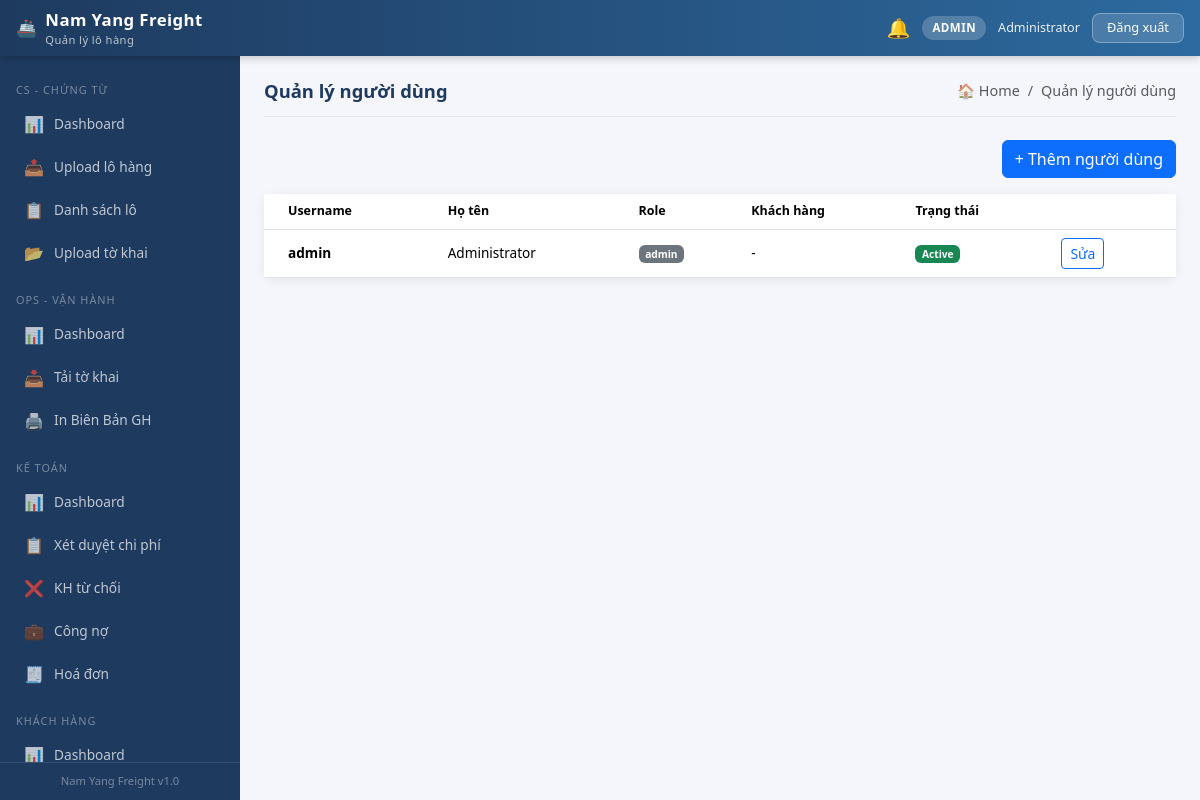
/?page=admin.users (signed in), run on the app's committed database.
### tables this page shows
CREATE TABLE users (
  id INT PRIMARY KEY AUTO_INCREMENT,
  username VARCHAR(50) UNIQUE NOT NULL,
  password VARCHAR(255) NOT NULL,
  full_name VARCHAR(100),
  role ENUM('admin','cs','ops','driver','accounting','customer') NOT NULL,
  customer_id INT NULL,
  is_active TINYINT DEFAULT 1,
  created_at TIMESTAMP DEFAULT NOW()
);

### controllers/AdminController.php (called while the page is built, shortened)
<?php
class AdminController {
    public function users() {
        $db    = getDB();
        $users = $db->query("
            SELECT u.*, c.customer_code
            FROM users u
            LEFT JOIN customers c ON u.customer_id = c.id
            ORDER BY u.role, u.full_name
        ")->fetchAll();
        $viewTitle = 'Quản lý người dùng';
        include __DIR__ . '/../views/layouts/main.php';
    }
}

### views/admin/users.php (the view, shortened to what this page needs)
<div class="d-flex justify-content-end mb-3">
  <button class="btn btn-primary" data-bs-toggle="modal" data-bs-target="#userModal"
          onclick="resetForm()">+ Thêm người dùng</button>
</div>
<div class="card" style="border:none;border-radius:12px;box-shadow:0 2px 12px rgba(0,0,0,0.07)">
  <div class="card-body p-0">
    <div class="table-responsive">
      <table class="table table-hover mb-0 align-middle" style="font-size:0.85rem">
        <thead style="background:#f8fafc;color:#64748b;font-size:0.78rem">
          <tr>
            <th class="ps-4">Username</th>
            <th>Họ tên</th>
            <th>Role</th>
            <th>Khách hàng</th>
            <th>Trạng thái</th>
            <th></th>
          </tr>
        </thead>
        <tbody>
          <?php foreach ($users as $u): ?>
          <tr>
            <td class="ps-4 fw-semibold"><?= htmlspecialchars($u['username']) ?></td>
            <td><?= htmlspecialchars($u['full_name'] ?? '') ?></td>
            <td><span class="badge bg-secondary"><?= $u['role'] ?></span></td>
            <td><?= htmlspecialchars($u['customer_code'] ?? '-') ?></td>
            <td>
              <span class="badge bg-<?= $u['is_active']?'success':'danger' ?>">
                <?= $u['is_active'] ? 'Active' : 'Inactive' ?>
              </span>
            </td>
            <td class="pe-3">
              <button class="btn btn-sm btn-outline-primary"
                      onclick='editUser(<?= json_encode($u) ?>)'>Sửa</button>
            </td>
          </tr>
          <?php endforeach; ?>
        </tbody>
      </table>
    </div>
  </div>
</div>

### index.php (shortened to what this page needs)
<?php
$page = $_GET['page'] ?? '';
switch ($page) {
case 'admin.users':
    (new AdminController())->users();
    break;
}

### views/layouts/main.php (shortened to what this page needs)
<?php
$role        = $_SESSION['role'] ?? '';
$currentPage = $_GET['page'] ?? '';
$navItems = $menus[$role] ?? [];
?>
<!DOCTYPE html>
<html lang="vi">
<head>
  <link href="https://cdn.jsdelivr.net/npm/bootstrap@5.3.2/dist/css/bootstrap.min.css" rel="stylesheet">
</head>
<body>
<div id="topbar">
  <div class="brand">
    <span>🚢</span>
    <div>
      <div><?= APP_NAME ?></div>
      <div class="brand-sub">Quản lý lô hàng</div>
    </div>
  </div>
  <div class="topbar-right">
    <div class="notif-wrap"
         onclick="location.href='<?= BASE_URL ?>/?page=notifications'"
         title="Thông báo">
      <span class="notif-icon">🔔</span>
    </div>
    <span class="role-badge"><?= strtoupper($role) ?></span>
    <span class="small d-none d-md-inline" style="opacity:0.9">
      <?= htmlspecialchars($_SESSION['full_name'] ?? $_SESSION['username'] ?? '') ?>
    </span>
    <a href="<?= BASE_URL ?>/?page=logout"
       class="btn-logout"
       onclick="return confirm('Đăng xuất khỏi hệ thống?')">
      Đăng xuất
    </a>
  </div>
</div>
<nav id="sidebar">
  <div style="padding-top:8px;padding-bottom:60px">
    <?php foreach ($navItems as $item):
      if (isset($item['type']) && $item['type'] === 'header'): ?>
      <div class="sidebar-header"><?= htmlspecialchars($item['label']) ?></div>
      <?php continue; endif;
      [$page, $icon, $label] = $item;
      $prefix = explode('.', $page)[0];
      $active = ($currentPage === $page)
             || (strpos($currentPage, $prefix . '.') === 0 && $prefix !== 'admin');
    ?>
    <a href="<?= BASE_URL ?>/?page=<?= $page ?>"
       class="nav-link-item <?= $active ? 'active' : '' ?>">
      <span class="nav-icon"><?= $icon ?></span>
      <?= htmlspecialchars($label) ?>
    </a>
    <?php endforeach; ?>
  </div>
  <div class="sidebar-footer" style="position:sticky;bottom:0;background:var(--primary)">
    <?= APP_NAME ?> v1.0
  </div>
</nav>
<main id="main-content">
  <div class="page-header">
    <h4><?= htmlspecialchars($viewTitle ?? '') ?></h4>
    <nav aria-label="breadcrumb">
      <ol class="breadcrumb mb-0 small">
        <li class="breadcrumb-item">
          <a href="<?= BASE_URL ?>/?page=<?= $role ?>.dashboard"
             class="text-decoration-none text-muted">🏠 Home</a>
        </li>
        <li class="breadcrumb-item active text-muted">
          <?= htmlspecialchars($viewTitle ?? '') ?>
        </li>
      </ol>
    </nav>
  </div>
  <?php include $viewFile; ?>
</main>
</body>
</html>

### views/layouts/main.php (style rules this page uses)
:root { --sidebar-w: 240px; --topbar-h: 56px; --primary: #1e3a5f; --primary-light: #2d6a9f; }
* { box-sizing: border-box; }
body { background: #f4f6fb; font-family: 'Segoe UI', sans-serif; font-size: 0.9rem; margin: 0; }
#topbar { position: fixed; top: 0; left: 0; right: 0; height: var(--topbar-h); background: linear-gradient(90deg, var(--primary), var(--primary-light)); color: #fff; display: flex; align-items: center; padding: 0 1rem; z-index: 1000; box-shadow: 0 2px 8px rgba(0,0,0,0.2); }
#topbar .brand { font-weight: 700; font-size: 1.05rem; letter-spacing: 0.4px; display: flex; align-items: center; gap: 8px; }
#topbar .brand-sub { font-size: 0.7rem; opacity: 0.7; font-weight: 400; }
#topbar .topbar-right { margin-left: auto; display: flex; align-items: center; gap: 12px; }
#topbar .role-badge { background: rgba(255,255,255,0.2); border-radius: 20px; padding: 3px 10px; font-size: 0.72rem; font-weight: 600; letter-spacing: 0.5px; }
.notif-wrap { position: relative; cursor: pointer; }
.notif-wrap .notif-icon { font-size: 1.2rem; }
.btn-logout { background: rgba(255,255,255,0.15); border: 1px solid rgba(255,255,255,0.3); color: #fff; border-radius: 8px; padding: 4px 14px; font-size: 0.8rem; cursor: pointer; transition: background 0.2s; text-decoration: none; }
#sidebar { position: fixed; top: var(--topbar-h); left: 0; bottom: 0; width: var(--sidebar-w); background: var(--primary); overflow-y: auto; overflow-x: hidden; z-index: 999; transition: transform 0.3s; scrollbar-width: thin; scrollbar-color: rgba(255,255,255,0.1) transparent; }
.sidebar-header { padding: 12px 16px 4px; color: rgba(255,255,255,0.4); font-size: 0.68rem; text-transform: uppercase; letter-spacing: 1px; margin-top: 6px; }
.nav-link-item { display: flex; align-items: center; gap: 10px; color: rgba(255,255,255,0.72); padding: 9px 16px; border-radius: 8px; margin: 1px 8px; font-size: 0.855rem; text-decoration: none; transition: all 0.18s; white-space: nowrap; }
.nav-icon { font-size: 1rem; width: 20px; text-align: center; flex-shrink: 0; }
.sidebar-footer { padding: 10px 16px; border-top: 1px solid rgba(255,255,255,0.1); color: rgba(255,255,255,0.4); font-size: 0.7rem; text-align: center; }
#main-content { margin-left: var(--sidebar-w); margin-top: var(--topbar-h); padding: 1.5rem; min-height: calc(100vh - var(--topbar-h)); }
.page-header { display: flex; justify-content: space-between; align-items: center; margin-bottom: 1.4rem; padding-bottom: 0.9rem; border-bottom: 1px solid #e2e8f0; }
.page-header h4 { font-weight: 700; color: var(--primary); margin: 0; font-size: 1.15rem; }

### data on the page
users: username "admin", full_name "Administrator", role "admin", customer_code "-", is_active "Active"

### other printed values
APP_NAME "Nam Yang Freight"
$role "ADMIN"
$_SESSION['full_name'] "Administrator"
$item['label'] "CS - CHỨNG TỪ"
$icon "📊"
$label "Dashboard"
$icon "📤"
$label "Upload lô hàng"
$icon "📋"
$label "Danh sách lô"
$icon "📂"
$label "Upload tờ khai"
$item['label'] "OPS - VẬN HÀNH"
$icon "📥"
$label "Tải tờ khai"
